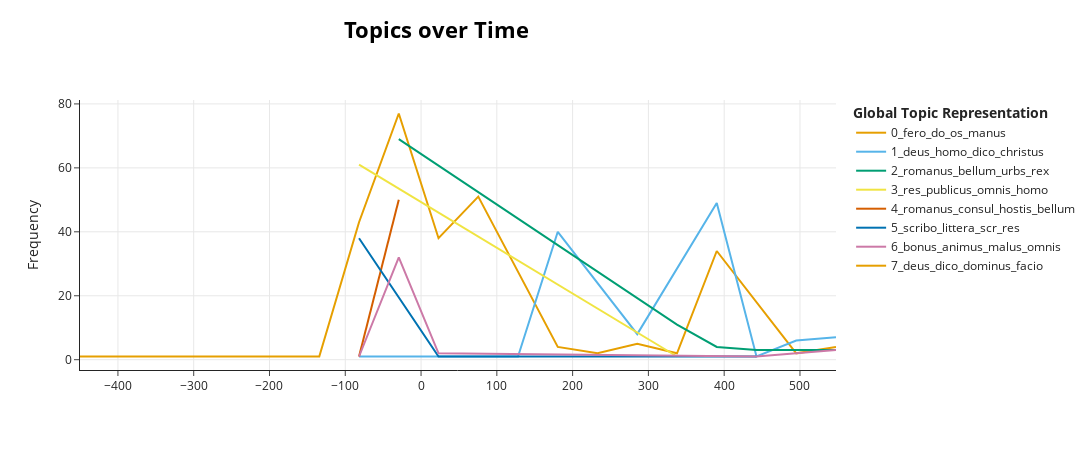

The notebook cell saved with this chart:
### Code cell
from plotly.offline import init_notebook_mode, iplot
init_notebook_mode(connected=True)  

topic_model.visualize_topics_over_time(topics_over_time, top_n_topics=8)

### Figure 1 — Plotly figure (JSON) as saved in the notebook; plotly's stock layout.template omitted (floating-point values rounded to 4 significant figures)
{"data": [{"hoverinfo": "text", "hovertext": ["<b>Topic 0</b><br>Words: tabula, ni, duplio, ius, endo", "<b>Topic 0</b><br>Words: coss, pluo, fulmen, caelum, fulmine", "<b>Topic 0</b><br>Words: pyrrhus, do, bellum, liber, ferrum", "<b>Topic 0</b><br>Words: puella, tristis, evinco, natal, cura", "<b>Topic 0</b><br>Words: fero, do, os, arma, magnus", "<b>Topic 0</b><br>Words: fero, do, os, manus, amor", "<b>Topic 0</b><br>Words: fero, arma, os, bellum, fatum", "<b>Topic 0</b><br>Words: do, fero, os, pectus, manus", "<b>Topic 0</b><br>Words: terra, caelum, cunctus, lux, malus", "<b>Topic 0</b><br>Words: amor, venus1, mars, paphius, cupido", "<b>Topic 0</b><br>Words: carmen, musa1, metrum, uotum, felix", "<b>Topic 0</b><br>Words: amnis, mosella, ripa, hymnus, unda", "<b>Topic 0</b><br>Words: fero, os, christus, do, manus", "<b>Topic 0</b><br>Words: particula, que, cesar, os, michi", "<b>Topic 0</b><br>Words: falsator, vexilla, talis, crux, latius"], "marker": {"color": "#E69F00"}, "mode": "lines", "name": "0_fero_do_os_manus", "type": "scatter", "x": [-450.0, -291.6, -239.2, -134.3, -81.85, -29.4, 23.05, 75.5, 180.4, 232.8, 285.3, 337.8, 390.2, 495.1, 547.5], "y": [1, 1, 1, 1, 43, 77, 38, 51, 4, 2, 5, 2, 34, 2, 4]}, {"hoverinfo": "text", "hovertext": ["<b>Topic 1</b><br>Words: deus, divinatio, dico, video, homo", "<b>Topic 1</b><br>Words: deus, omnis, homo, dico, daemon", "<b>Topic 1</b><br>Words: deus, christus, homo, dico, omnis", "<b>Topic 1</b><br>Words: deus, homo, dico, filius, omnis", "<b>Topic 1</b><br>Words: deus, dico, homo, corpus, uerus", "<b>Topic 1</b><br>Words: dilectus, noster, adversarius, dei, omnis", "<b>Topic 1</b><br>Words: omnis, deus, dico, homo, mundus", "<b>Topic 1</b><br>Words: deus, homo, dei, dico, sicut"], "marker": {"color": "#56B4E9"}, "mode": "lines", "name": "1_deus_homo_dico_christus", "type": "scatter", "x": [-81.85, 128.0, 180.4, 285.3, 390.2, 442.6, 495.1, 547.5], "y": [1, 1, 40, 8, 49, 1, 6, 7]}, {"hoverinfo": "text", "hovertext": ["<b>Topic 2</b><br>Words: periocha, livy, urbe, livi, condita", "<b>Topic 2</b><br>Words: romanus, bellum, consul, vinco, annus", "<b>Topic 2</b><br>Words: bellum, romanus, mille, urbs, consul", "<b>Topic 2</b><br>Words: timotheus, bellum, iphicrates, atheniensis, gero", "<b>Topic 2</b><br>Words: romanus, rex, regno, regnum, ann"], "marker": {"color": "#009E73"}, "mode": "lines", "name": "2_romanus_bellum_urbs_rex", "type": "scatter", "x": [-29.4, 337.8, 390.2, 442.6, 547.5], "y": [69, 11, 4, 3, 3]}, {"hoverinfo": "text", "hovertext": ["<b>Topic 3</b><br>Words: res, publicus, omnis, homo, video", "<b>Topic 3</b><br>Words: basilica, populus, dico, ecclesia, venio"], "marker": {"color": "#F0E442"}, "mode": "lines", "name": "3_res_publicus_omnis_homo", "type": "scatter", "x": [-81.85, 337.8], "y": [61, 1]}, {"hoverinfo": "text", "hovertext": ["<b>Topic 4</b><br>Words: exercitus, hostis, stipendium, italia, sallus", "<b>Topic 4</b><br>Words: romanus, consul, hostis, bellum, castrum"], "marker": {"color": "#D55E00"}, "mode": "lines", "name": "4_romanus_consul_hostis_bellum", "type": "scatter", "x": [-81.85, -29.4], "y": [1, 50]}, {"hoverinfo": "text", "hovertext": ["<b>Topic 5</b><br>Words: scribo, littera, scr, res, cicero", "<b>Topic 5</b><br>Words: noster, res, senator, colum, magnus", "<b>Topic 5</b><br>Words: καὶ, hout, haines, scribo, littera", "<b>Topic 5</b><br>Words: ecquando, nepos2, res, publicus, cornelius"], "marker": {"color": "#0072B2"}, "mode": "lines", "name": "5_scribo_littera_scr_res", "type": "scatter", "x": [-81.85, 23.05, 128.0, 442.6], "y": [38, 1, 1, 1]}, {"hoverinfo": "text", "hovertext": ["<b>Topic 6</b><br>Words: nihil, bonus, magnus, virtus, res", "<b>Topic 6</b><br>Words: bonus, animus, malus, omnis, nihil", "<b>Topic 6</b><br>Words: fames, frumentum, nihil, omnis, malus", "<b>Topic 6</b><br>Words: uita, bonus, malus, uolo, dies", "<b>Topic 6</b><br>Words: axioche, socrates, ax, vita, so", "<b>Topic 6</b><br>Words: ira, animus, alius, omnis, bonus"], "marker": {"color": "#CC79A7"}, "mode": "lines", "name": "6_bonus_animus_malus_omnis", "type": "scatter", "x": [-81.85, -29.4, 23.05, 390.2, 442.6, 547.5], "y": [1, 32, 2, 1, 1, 3]}, {"hoverinfo": "text", "hovertext": ["<b>Topic 7</b><br>Words: deus, dico, dominus, facio, homo"], "marker": {"color": "#E69F00"}, "mode": "lines", "name": "7_deus_dico_dominus_facio", "type": "scatter", "x": [390.2], "y": [40]}], "layout": {"height": 450, "hoverlabel": {"bgcolor": "white", "font": {"family": "Rockwell", "size": 16}}, "legend": {"title": {"text": "<b>Global Topic Representation"}}, "title": {"font": {"color": "Black", "size": 22}, "text": "<b>Topics over Time</b>", "x": 0.4, "xanchor": "center", "y": 0.95, "yanchor": "top"}, "width": 1250, "xaxis": {"autorange": true, "range": [-450.0, 547.5], "showgrid": true, "type": "linear"}, "yaxis": {"autorange": true, "range": [-3.222, 81.22], "showgrid": true, "title": {"text": "Frequency"}, "type": "linear"}}}
